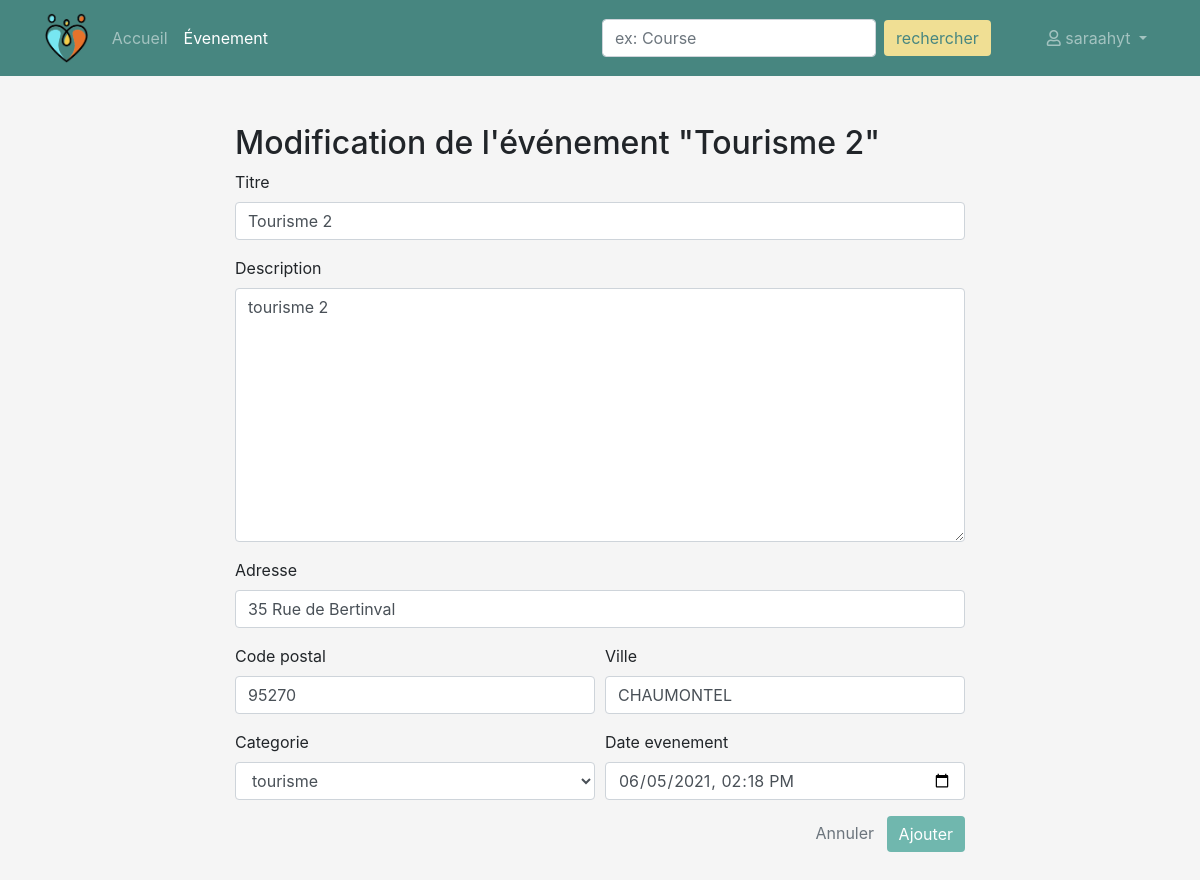
Before: /profil/evenements/33/modifier (signed in) with the older database file.
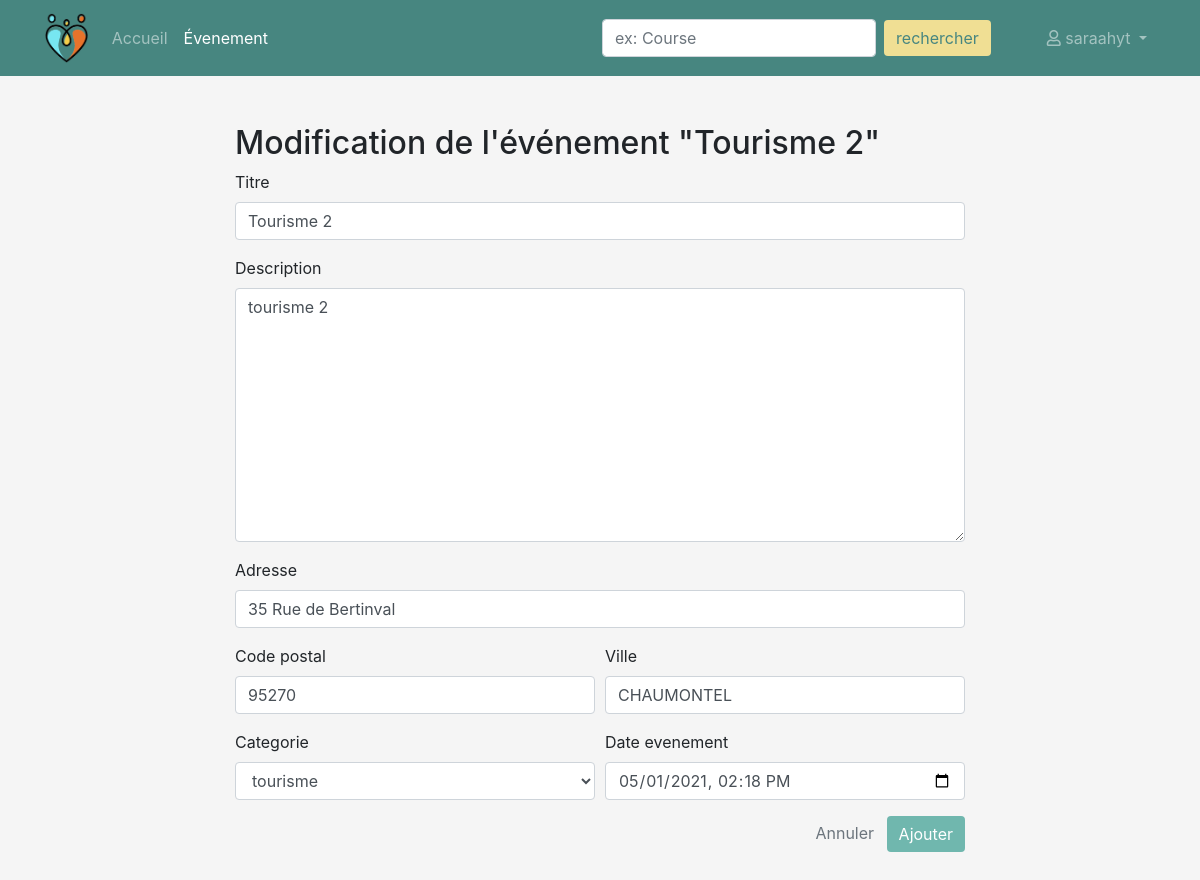
After: the same page with the newer database file.
### events/models.py (models this page shows, shortened)
class Event(models.Model):
    PARTY_CATEGORY = 'soiree'
    GAME_CATEGORY = 'jeux'
    TOURISM_CATEGORY = 'tourisme'
    AREA_CATEGORY = 'plein air'
    CATEGORY_CHOICES = (
        (PARTY_CATEGORY, 'soiree'),
        (GAME_CATEGORY, 'jeux'),
        (TOURISM_CATEGORY, 'tourisme'),
        (AREA_CATEGORY, 'plein air')
    )
    person = models.ForeignKey('persons.Person', on_delete=models.CASCADE)
    title = models.CharField('titre', max_length=150)
    description = models.TextField('description')
    address = models.CharField('adresse', max_length=100)
    zip_code = models.IntegerField('code postal')
    city = models.CharField('ville', max_length=50)
    category = models.CharField('categorie', choices=CATEGORY_CHOICES, max_length=20)
    created_at = models.DateTimeField('crée à', auto_now=True)
    event_date = models.DateTimeField('date evenement', auto_now=False)
    coordonate_x = models.CharField('coordonnée X',max_length=10 ,null=True, blank=True)
    coordonate_y = models.CharField('coordonnée Y',max_length=10 , null=True, blank=True)

### events/views/events.py (the view, shortened to what this page needs)
# urls.py: path('profil/evenements/<int:event_id>/modifier', EditEventView.as_view(), name='edit-event'),
class EditEventView(PersonView):
    def get(self, request, event_id):
        user = request.user
        person = get_person_by_user(user)
        event = get_event_by_id(event_id)
        form = EventForm(instance=event)
        context = {
            'person': person,
            'form': form,
            'event': event,
            'navigation_items': navigation.navigation_items(navigation.NAV_EVENEMENT),
        }
        return render(request, 'persons/events/my_events_form.html', context)

### events/forms.py
class EventForm(forms.ModelForm):
    class Meta:
        model = Event
        exclude = ['person', 'created_at']
        widgets = {
            'event_date': forms.DateTimeInput(attrs={'type': 'datetime-local'})
        }

### events/models_helpers.py (called while the page is built)
def get_person_by_user(user):
    return Person.objects.get(user=user)

def get_event_by_id(event_id):
    return Event.objects.get(pk=event_id)

### events/navigation.py (called while the page is built)
def navigation_items(selected_item=None):
    items = []
    for name, shortcut in NAV_ITEMS:
        items.append({
            'name': name,
            'url': reverse(shortcut),
            'active': True if selected_item == name else False,
        })
    return items

### events/templates/persons/events/my_events_form.html (shortened to what this page needs)
{% extends 'persons/base_navbar.html' %}
{% load bootstrap4 %}
{% block content %}
    <div class="row my-5">
        <div class="col-8 m-auto">
            <h2>Modification de l'événement "{{ event.title|title }}" </h2>
            <form id="picker" method="post" >
                {% bootstrap_field form.title required_css_class='required' %}
                {% bootstrap_field form.description required_css_class='required' %}
                {% bootstrap_field form.address required_css_class='required' %}
                <div class="form-row">
                    <div class="col-md-6">
                        {% bootstrap_field form.zip_code required_css_class='required' %}
                    </div>
                    <div class="col-md-6">
                        {% bootstrap_field form.city required_css_class='required' %}
                    </div>
                </div>
                <div class="form-row">
                    <div class="col-md-6">
                        {% bootstrap_field form.category required_css_class='required' %}
                    </div>
                    <div class="col-md-6">
                        {% bootstrap_field form.event_date required_css_class='required' %}
                    </div>
                </div>
                <div class="text-right">
                    <a class="text-muted mr-2" href="{% url 'profil-events' %}">Annuler</a>
                    <button class="btn btn-primary text-right" type="submit">Ajouter</button>
                </div>
            </form>
        </div>
    </div>
{% endblock %}

Changed rows visible on the page:
changed Event "Tourisme 2": event_date "06/05/2021 14:18" → "05/01/2021 14:18"
